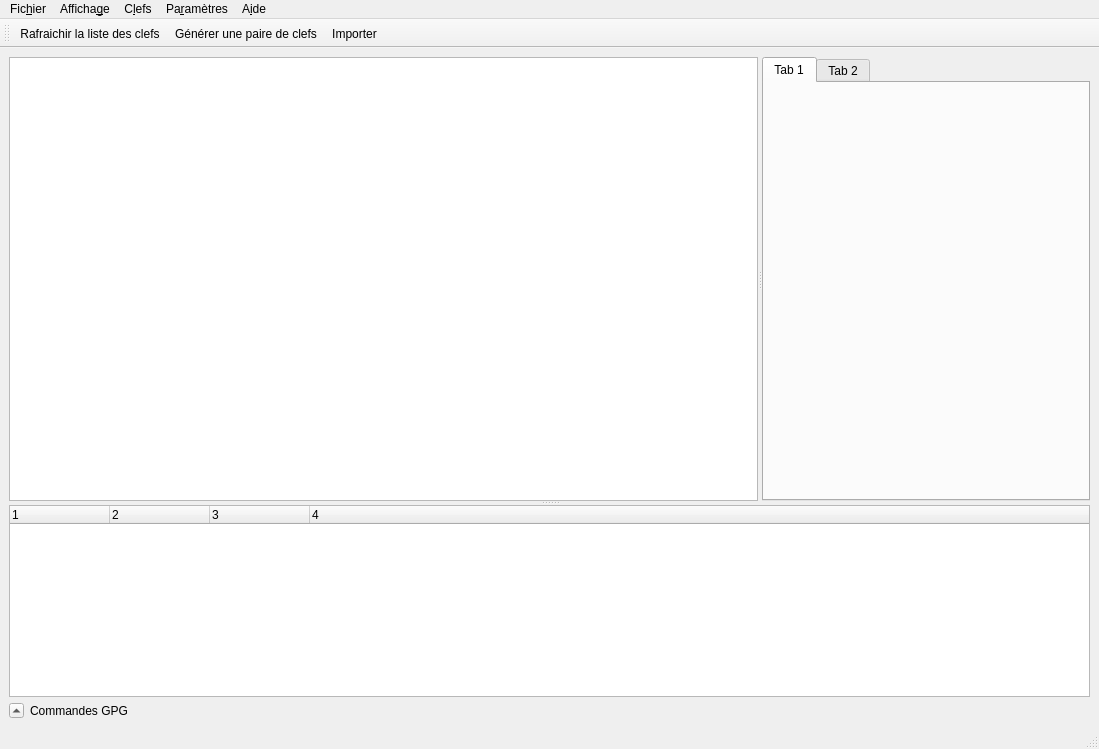
<?xml version="1.0" encoding="UTF-8"?>
<ui version="4.0">
 <class>MainWindow</class>
 <widget class="QMainWindow" name="MainWindow">
  <property name="geometry">
   <rect>
    <x>0</x>
    <y>0</y>
    <width>1099</width>
    <height>749</height>
   </rect>
  </property>
  <property name="windowTitle">
   <string>GuiPG</string>
  </property>
  <property name="animated">
   <bool>true</bool>
  </property>
  <widget class="QWidget" name="centralwidget">
   <layout class="QVBoxLayout" name="verticalLayout_2">
    <item>
     <widget class="QSplitter" name="splitter_2">
      <property name="sizePolicy">
       <sizepolicy hsizetype="Preferred" vsizetype="Preferred">
        <horstretch>0</horstretch>
        <verstretch>0</verstretch>
       </sizepolicy>
      </property>
      <property name="orientation">
       <enum>Qt::Vertical</enum>
      </property>
      <widget class="QSplitter" name="splitter">
       <property name="sizePolicy">
        <sizepolicy hsizetype="Preferred" vsizetype="Maximum">
         <horstretch>0</horstretch>
         <verstretch>100</verstretch>
        </sizepolicy>
       </property>
       <property name="orientation">
        <enum>Qt::Horizontal</enum>
       </property>
       <widget class="GpgTreeWidget" name="treeWidgetKey">
        <property name="sortingEnabled">
         <bool>true</bool>
        </property>
        <property name="columnCount">
         <number>0</number>
        </property>
       </widget>
       <widget class="QTabWidget" name="tabWidget">
        <property name="sizePolicy">
         <sizepolicy hsizetype="Expanding" vsizetype="Expanding">
          <horstretch>0</horstretch>
          <verstretch>0</verstretch>
         </sizepolicy>
        </property>
        <widget class="QWidget" name="tab">
         <attribute name="title">
          <string>Tab 1</string>
         </attribute>
        </widget>
        <widget class="QWidget" name="tab_2">
         <attribute name="title">
          <string>Tab 2</string>
         </attribute>
        </widget>
       </widget>
      </widget>
      <widget class="QWidget" name="layoutWidget">
       <layout class="QVBoxLayout" name="verticalLayout">
        <property name="sizeConstraint">
         <enum>QLayout::SetDefaultConstraint</enum>
        </property>
        <item>
         <widget class="QTreeWidget" name="bigBrother">
          <property name="selectionBehavior">
           <enum>QAbstractItemView::SelectItems</enum>
          </property>
          <property name="sortingEnabled">
           <bool>false</bool>
          </property>
          <property name="animated">
           <bool>true</bool>
          </property>
          <property name="headerHidden">
           <bool>false</bool>
          </property>
          <property name="columnCount">
           <number>4</number>
          </property>
          <column>
           <property name="text">
            <string notr="true">1</string>
           </property>
          </column>
          <column>
           <property name="text">
            <string notr="true">2</string>
           </property>
          </column>
          <column>
           <property name="text">
            <string notr="true">3</string>
           </property>
          </column>
          <column>
           <property name="text">
            <string notr="true">4</string>
           </property>
          </column>
         </widget>
        </item>
        <item>
         <layout class="QHBoxLayout" name="horizontalLayout">
          <property name="spacing">
           <number>6</number>
          </property>
          <property name="sizeConstraint">
           <enum>QLayout::SetFixedSize</enum>
          </property>
          <item>
           <widget class="QToolButton" name="toolButton">
            <property name="minimumSize">
             <size>
              <width>15</width>
              <height>15</height>
             </size>
            </property>
            <property name="maximumSize">
             <size>
              <width>15</width>
              <height>15</height>
             </size>
            </property>
            <property name="baseSize">
             <size>
              <width>15</width>
              <height>15</height>
             </size>
            </property>
            <property name="text">
             <string>...</string>
            </property>
            <property name="checkable">
             <bool>true</bool>
            </property>
            <property name="arrowType">
             <enum>Qt::UpArrow</enum>
            </property>
           </widget>
          </item>
          <item>
           <widget class="QLabel" name="label">
            <property name="sizePolicy">
             <sizepolicy hsizetype="Fixed" vsizetype="Fixed">
              <horstretch>0</horstretch>
              <verstretch>0</verstretch>
             </sizepolicy>
            </property>
            <property name="maximumSize">
             <size>
              <width>200</width>
              <height>15</height>
             </size>
            </property>
            <property name="baseSize">
             <size>
              <width>0</width>
              <height>15</height>
             </size>
            </property>
            <property name="text">
             <string>Commandes GPG</string>
            </property>
           </widget>
          </item>
          <item>
           <spacer name="horizontalSpacer">
            <property name="orientation">
             <enum>Qt::Horizontal</enum>
            </property>
            <property name="sizeType">
             <enum>QSizePolicy::Expanding</enum>
            </property>
            <property name="sizeHint" stdset="0">
             <size>
              <width>958</width>
              <height>15</height>
             </size>
            </property>
           </spacer>
          </item>
         </layout>
        </item>
       </layout>
      </widget>
     </widget>
    </item>
   </layout>
  </widget>
  <widget class="QMenuBar" name="menubar">
   <property name="geometry">
    <rect>
     <x>0</x>
     <y>0</y>
     <width>1099</width>
     <height>27</height>
    </rect>
   </property>
   <widget class="QMenu" name="menuFichier">
    <property name="title">
     <string>Fic&amp;hier</string>
    </property>
    <addaction name="actionQuitter"/>
   </widget>
   <widget class="QMenu" name="menuAffichage">
    <property name="title">
     <string>Afficha&amp;ge</string>
    </property>
    <addaction name="actionVue_des_commandes_GPG"/>
   </widget>
   <widget class="QMenu" name="menuClefs">
    <property name="title">
     <string>C&amp;lefs</string>
    </property>
    <widget class="QMenu" name="menuExporter">
     <property name="title">
      <string>&amp;Exporter</string>
     </property>
     <addaction name="actionCl_s_publiques"/>
     <addaction name="actionCl_s_priv_es"/>
    </widget>
    <addaction name="actionG_n_rer_une_paire_de_clefs"/>
    <addaction name="actionImporter"/>
    <addaction name="menuExporter"/>
    <addaction name="actionChiffrer_un_fichier"/>
   </widget>
   <widget class="QMenu" name="menuConfiguration">
    <property name="title">
     <string>Pa&amp;ramètres</string>
    </property>
    <addaction name="actionProfil"/>
   </widget>
   <widget class="QMenu" name="menuAide">
    <property name="title">
     <string>A&amp;ide</string>
    </property>
    <addaction name="actionManuel_utilisateur_de_GuiPG"/>
    <addaction name="actionA_propos"/>
   </widget>
   <addaction name="menuFichier"/>
   <addaction name="menuAffichage"/>
   <addaction name="menuClefs"/>
   <addaction name="menuConfiguration"/>
   <addaction name="menuAide"/>
  </widget>
  <widget class="QStatusBar" name="statusbar"/>
  <widget class="QToolBar" name="toolBar">
   <property name="windowTitle">
    <string>toolBar</string>
   </property>
   <attribute name="toolBarArea">
    <enum>TopToolBarArea</enum>
   </attribute>
   <attribute name="toolBarBreak">
    <bool>false</bool>
   </attribute>
   <addaction name="action_Refresh_Toolbar"/>
   <addaction name="action_GenKey_Toolbar"/>
   <addaction name="action_Import_Toolbar"/>
  </widget>
  <action name="actionConfiguration">
   <property name="text">
    <string>&amp;Configuration</string>
   </property>
  </action>
  <action name="actionManuel_utilisateur_de_GuiPG">
   <property name="text">
    <string>&amp;Manuel utilisateur de GuiPG</string>
   </property>
  </action>
  <action name="actionA_propos">
   <property name="text">
    <string>&amp;A propos</string>
   </property>
  </action>
  <action name="actionG_n_rer_une_paire_de_clefs">
   <property name="text">
    <string>&amp;Générer une paire de clefs</string>
   </property>
  </action>
  <action name="actionEditeur_de_texte">
   <property name="text">
    <string>&amp;Editeur de texte</string>
   </property>
  </action>
  <action name="actionToile_de_confiance_graphique">
   <property name="text">
    <string>&amp;Toile de confiance graphique</string>
   </property>
  </action>
  <action name="actionVue_des_commandes_GPG">
   <property name="text">
    <string>&amp;Vue des commandes GPG</string>
   </property>
  </action>
  <action name="actionQuitter">
   <property name="text">
    <string>&amp;Quitter</string>
   </property>
  </action>
  <action name="actionChanger_de_profile">
   <property name="text">
    <string>&amp;Changer de profile</string>
   </property>
  </action>
  <action name="actionSupprimer_un_profile">
   <property name="text">
    <string>&amp;Supprimer un profile</string>
   </property>
  </action>
  <action name="actionCreer_un_nouveau_profile">
   <property name="text">
    <string>Créer &amp;un nouveau profile</string>
   </property>
  </action>
  <action name="actionProfil">
   <property name="text">
    <string>&amp;Profil</string>
   </property>
  </action>
  <action name="actionImporter">
   <property name="text">
    <string>&amp;Importer</string>
   </property>
  </action>
  <action name="actionCl_s_publiques">
   <property name="text">
    <string>&amp;Clés publiques</string>
   </property>
  </action>
  <action name="actionCl_s_priv_es">
   <property name="text">
    <string>Clés &amp;privées</string>
   </property>
  </action>
  <action name="action_GenKey_Toolbar">
   <property name="icon">
    <iconset resource="../../icones.qrc">
     <normaloff>:/icones/res/Icones/add_key.png</normaloff>:/icones/res/Icones/add_key.png</iconset>
   </property>
   <property name="text">
    <string>&amp;Générer une paire de clefs</string>
   </property>
   <property name="toolTip">
    <string>Générer une paire de clefs</string>
   </property>
  </action>
  <action name="action_Rafraichir">
   <property name="text">
    <string>&amp;Rafraichît la liste de clefs</string>
   </property>
   <property name="toolTip">
    <string>Rafraichît la liste de clefs</string>
   </property>
  </action>
  <action name="action_Supprimer_Toolbar">
   <property name="icon">
    <iconset resource="../../icones.qrc">
     <normaloff>:/icones/res/Icones/remove_key.png</normaloff>:/icones/res/Icones/remove_key.png</iconset>
   </property>
   <property name="text">
    <string>&amp;Supprimer une clef</string>
   </property>
   <property name="toolTip">
    <string>Supprimer une clef</string>
   </property>
  </action>
  <action name="action_Import_Toolbar">
   <property name="icon">
    <iconset resource="../../icones.qrc">
     <normaloff>:/icones/res/Icones/import_key.png</normaloff>:/icones/res/Icones/import_key.png</iconset>
   </property>
   <property name="text">
    <string>Importer</string>
   </property>
  </action>
  <action name="action_Refresh_Toolbar">
   <property name="icon">
    <iconset resource="../../icones.qrc">
     <normaloff>:/icones/res/Icones/refresh.png</normaloff>:/icones/res/Icones/refresh.png</iconset>
   </property>
   <property name="text">
    <string>Rafraichir la liste des clefs</string>
   </property>
  </action>
  <action name="actionChiffrer_un_fichier">
   <property name="text">
    <string>Chiffrer un fichier</string>
   </property>
  </action>
 </widget>
 <customwidgets>
  <customwidget>
   <class>GpgTreeWidget</class>
   <extends>QTreeWidget</extends>
   <header>src/View/gpgtreewidget.h</header>
  </customwidget>
 </customwidgets>
 <resources>
  <include location="../../icones.qrc"/>
 </resources>
 <connections/>
</ui>
